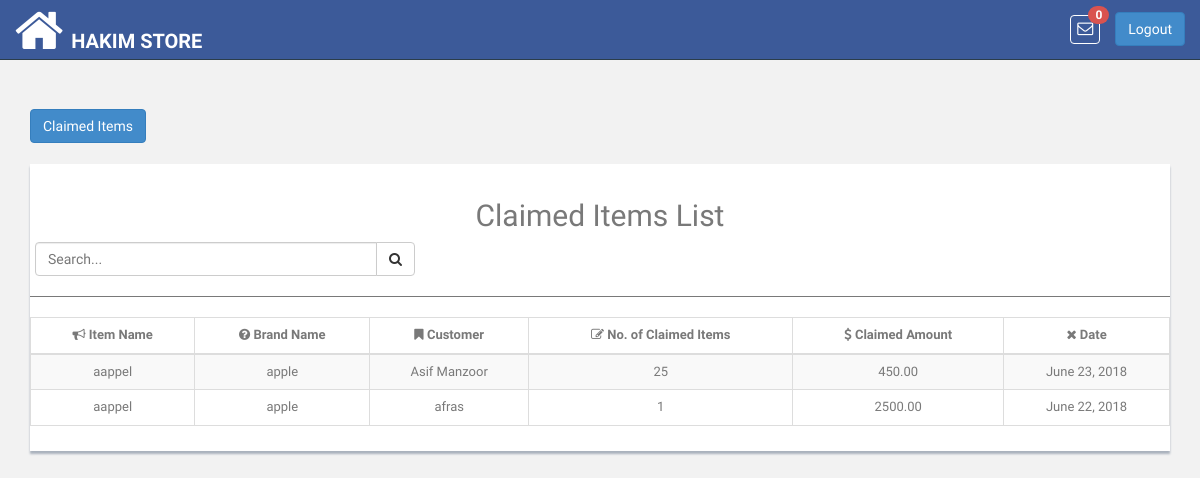
Page /product/items/claimed/list/ (signed in) on the committed database.
### pis_retailer/models.py (models this page shows, shortened)
class RetailerUser(models.Model):
    ROLE_TYPE_OWNER = 'owner'
    ROLE_TYPE_DATA_ENTRY_USER = 'data_entry_user'
    ROLE_TYPE_SALESMAN = 'salesman'
    ROLE_TYPE_VIEW_ACCOUNT = 'account_viewer'
    ROLE_TYPE_LEDGER_VIEW = 'ledger_viewer'
    ROLE_TYPES = (
        (ROLE_TYPE_OWNER, 'Owner'),
        (ROLE_TYPE_DATA_ENTRY_USER, 'Data Entry User'),
        (ROLE_TYPE_SALESMAN, 'Salesman'),
        (ROLE_TYPE_VIEW_ACCOUNT, 'Account Viewer'),
        (ROLE_TYPE_LEDGER_VIEW, 'Ledger Viewer'),
    )
    user = models.OneToOneField(User, related_name='retailer_user',on_delete=models.CASCADE)
    retailer = models.ForeignKey(Retailer, related_name='u_retailer',on_delete=models.CASCADE)
    role_type = models.CharField(
        max_length=100, choices=ROLE_TYPES, default=ROLE_TYPE_OWNER
    )

class Retailer(DatedModel):
    name = models.CharField(max_length=100)
    slug = models.SlugField(blank=False)
    package = models.CharField(max_length=200, null=True, blank=True)
    package_price = models.CharField(max_length=200, null=True, blank=True)
    package_expiry = models.DateField(blank=True, null=True)
    logo = models.ImageField(
        upload_to='images/retailer/logo/', max_length=1024,
        blank=True, null=True
    )

### pis_product/models.py (models this page shows, shortened)
class ClaimedProduct(DatedModel):
    product = models.ForeignKey(Product, related_name='claimed_product',on_delete=models.CASCADE)
    customer = models.ForeignKey(
        'pis_com.Customer', related_name='customer_claimed_items',
        null=True, blank=True,on_delete=models.CASCADE
    )
    claimed_items = models.IntegerField(
        default=1, verbose_name='No. of Claimed Items')
    claimed_amount = models.DecimalField(
        max_digits=65, decimal_places=2, default=0, blank=True, null=True)

class Product(models.Model):
    UNIT_TYPE_KG = 'Kilogram'
    UNIT_TYPE_GRAM = 'Gram'
    UNIT_TYPE_LITRE = 'Litre'
    UNIT_TYPE_QUANTITY = 'Quantity'
    UNIT_TYPES = (
        (UNIT_TYPE_KG, 'Kilogram'),
        (UNIT_TYPE_GRAM, 'Gram'),
        (UNIT_TYPE_LITRE, 'Litre'),
        (UNIT_TYPE_QUANTITY, 'Quantity'),
    )
    unit_type = models.CharField(
        choices=UNIT_TYPES, default=UNIT_TYPE_QUANTITY,
        blank=True, null=True, max_length=200
    )
    name = models.CharField(max_length=100, unique=True)
    brand_name = models.CharField(max_length=200, blank=True, null=True)
    retailer = models.ForeignKey(
        'pis_retailer.Retailer',
        related_name='retailer_product',on_delete=models.CASCADE
    )
    bar_code = models.CharField(max_length=13, unique=True, blank=True,
                                null=True)

### pis_com/models.py (models this page shows, shortened)
class Customer(models.Model):
    retailer = models.ForeignKey(
        'pis_retailer.Retailer',
        related_name='retailer_customer',
        on_delete=models.CASCADE
    )
    customer_name = models.CharField(max_length=200)
    customer_phone = models.CharField(max_length=20, blank=True, null=True)
    customer_type=models.CharField(max_length=200, default='customer', blank=True, null=True)
    address = models.TextField(max_length=500, blank=True,null=True)
    shop = models.CharField(max_length=200, blank=True, null=True)

### pis_product/views.py (the view)
class ClaimedItemsListView(TemplateView):
    template_name = 'products/claimed_product_list.html'
    def dispatch(self, request, *args, **kwargs):
        if not self.request.user.is_authenticated:
            return HttpResponseRedirect(reverse('login'))
        return super(
            ClaimedItemsListView, self).dispatch(request, *args, **kwargs)
    def get_context_data(self, **kwargs):
        context = super(
            ClaimedItemsListView, self).get_context_data(**kwargs)
        context.update({
            'claimed_items': ClaimedProduct.objects.all().order_by(
                '-created_at')
        })
        return context

### pis_com/templatetags/template_tags.py (called while the page is built)
@register.simple_tag
def product_notifications(retailer_id):
    return Product.objects.filter(retailer__id=retailer_id)

### templates/products/claimed_product_list.html (shortened to what this page needs)
{% extends 'base.html' %}
{% block content %}
<div class="col-md-12">
    <br>
    <a href="{% url 'product:claimed_items' %}"><button type="button" id="claimed-item" class="btn btn-primary" style="float: left" id="load" data-loading-text="<i class='fa fa-circle-o-notch fa-spin'></i>Processing">Claimed Items</button></a>
    <br><br><br>
    <div class="content-panel table-responsive">
        <table class="table table-striped table-advance table-hover table-bordered claimed-item-table">
            <h2 class="text-center">Claimed Items List</h2>
            <div class="input-group custom-search-form col-md-4" style="left: 5px">
                <input type="text" class="form-control search-claimed-item" placeholder="Search...">
                <span class="input-group-btn">
                        <button class="btn btn-default" type="button">
                            <i class="fa fa-search"></i>
                        </button>
                    </span>
            </div>
            <hr>
            <thead>
            <tr>
                <th class="text-center"><i class="fa fa-bullhorn"></i> Item Name</th>
                <th class="text-center"><i class="fa fa-question-circle"></i> Brand Name</th>
                <th class="text-center"><i class=" fa fa-bookmark"></i> Customer</th>
                <th class="text-center"><i class=" fa fa-edit"></i> No. of Claimed Items</th>
                <th class="text-center"><i class=" fa fa-dollar"></i> Claimed Amount</th>
                <th class="text-center"><i class=" fa fa-times"></i> Date</th>
            </tr>
            </thead>
            <tbody class="claimed-item-table-body text-center">
            {% for item in claimed_items %}
            <tr>
                <td>{{ item.product.name}}</td>
                <td class="#">{{ item.product.brand_name }}</td>
                <td>{{ item.customer.customer_name }}</td>
                <td>{{ item.claimed_items}}</td>
                <td>{{ item.claimed_amount }}</td>
                <td>{{ item.created_at|date }}</td>
            </tr>
            {% endfor %}
            </tbody>
        </table>
    </div>
</div>
{% endblock %}

### templates/base.html (shortened to what this page needs)
<!DOCTYPE html>
<html lang="en" xmlns="http://www.w3.org/1999/html">
{% load static %}
{% load template_tags %}
<head>
    <link href="{% static 'css/bootstrap.css' %}" rel="stylesheet">
    <link href="{% static 'font-awesome/css/font-awesome.css' %}" rel="stylesheet" />
    <link rel="stylesheet" type="text/css" href="{% static 'css/zabuto_calendar.css' %}">
    <link rel="stylesheet" type="text/css" href="{% static 'js/gritter/css/jquery.gritter.css' %}" />
    <link rel="stylesheet" type="text/css" href="{% static 'lineicons/style.css' %}">
    <link href="{% static 'css/style.css' %}" rel="stylesheet">
    <link href="{% static 'css/style-responsive.css' %}" rel="stylesheet">
    <link href="{% static 'css/profileImage.css' %}" rel="stylesheet" type="text/css"/>
    <link href="{% static 'css/sweetalert2.min.css' %}" rel="stylesheet" />
</head>
<body>
<section id="container" >
    <header class="header black-bg">
        <a href="{% url 'index' %}" class="home_icon" style="float:left"><i class="fa fa-home fa-4x" aria-hidden="true"></i></a>
        <a href="{% url 'index' %}" class="logo"><b>{{ request.user.retailer_user.retailer.name }}</b></a>
        <div class="right_div">
            <div class="nav notify-row" id="top_menu">
                {% product_notifications retailer_id=request.user.retailer_user.retailer.id as p_n %}
                <ul class="nav top-menu">
                    <li id="header_inbox_bar" class="dropdown">
                        <a data-toggle="dropdown" class="dropdown-toggle msg" href="index.html#">
                            <i class="fa fa-envelope-o"></i> <span class="badge badge-danger notification_count" style="background: #d9534f"></span>
                        </a>
                    </li>
                </ul>
            </div>
            <div class="top-menu">
                <a tabindex="logout" class="btn btn-primary" href="{% url 'logout' %}" style="margin-top: 12px;">Logout</a>
            </div>
        </div>
    </header>
    <section class="wrapper">
        {% block content %}{% endblock %}
    </section>
</section>
</body>
</html>

### app_static/css/style.css (style rules this page uses)
body { color: #797979; background: #f2f2f2; font-family: 'Ruda', sans-serif; padding: 0px !important; margin: 0px !important; font-size:13px; }
ul li { list-style: none; }
a, a:hover, a:focus { text-decoration: none; outline: none; }
#container { width: 100%; height: 100%; }
hr { margin-top: 20px; margin-bottom: 20px; border: 0; border-top: 1px solid #797979; }
.header, .footer { min-height: 60px; padding: 0 15px; }
.header { position: fixed; left: 0; right: 0; z-index: 1002; }
.black-bg { background: #3C5A99; border-bottom: 1px solid #2B3D4A; }
.wrapper { display: inline-block; margin-top: 90px; padding-left: 15px; padding-right: 15px; padding-bottom: 15px; padding-top: 0px; width: 100%; }
a.logo { font-size: 20px; color: #ffffff; float: left; margin-top: 27px; text-transform: uppercase; }
a.logo b { font-weight: 900; }
#top_menu .nav > li, ul.top-menu > li { float: left; }
.notify-row { float: left; margin-top: 15px; margin-left: 92px; }
ul.top-menu > li > a { color: #666666; font-size: 16px; border-radius: 4px; -webkit-border-radius: 4px; border:1px solid #68dff0; padding: 2px 6px; margin-right: 15px; }
.notify-row .badge { position: absolute; right: -10px; top: -10px; z-index: 100; }
.content-panel { background: #ffffff; box-shadow: 0px 3px 2px #aab2bd; padding-top: 15px; padding-bottom: 5px; }

### templates/base.html (style rules this page uses)
.msg { color: #fff !important; border:none !important; border: 1px solid #fff !important; }
.right_div { float:right; }
.notify-row { margin-left: -45px !important; }
.home_icon { float:left; color:#fff; margin-right:8px; margin-top:5px; }

### rows in the picture
ClaimedProduct: product.name "aappel", product.brand_name "apple", customer.customer_name "Asif Manzoor", claimed_items "25", claimed_amount "450.00", created_at "June 23, 2018"
ClaimedProduct: product.name "aappel", product.brand_name "apple", customer.customer_name "afras", claimed_items "1", claimed_amount "2500.00", created_at "June 22, 2018"

### other values in the picture
{{ request.user.retailer_user.retailer.name }} "HAKIM STORE"
